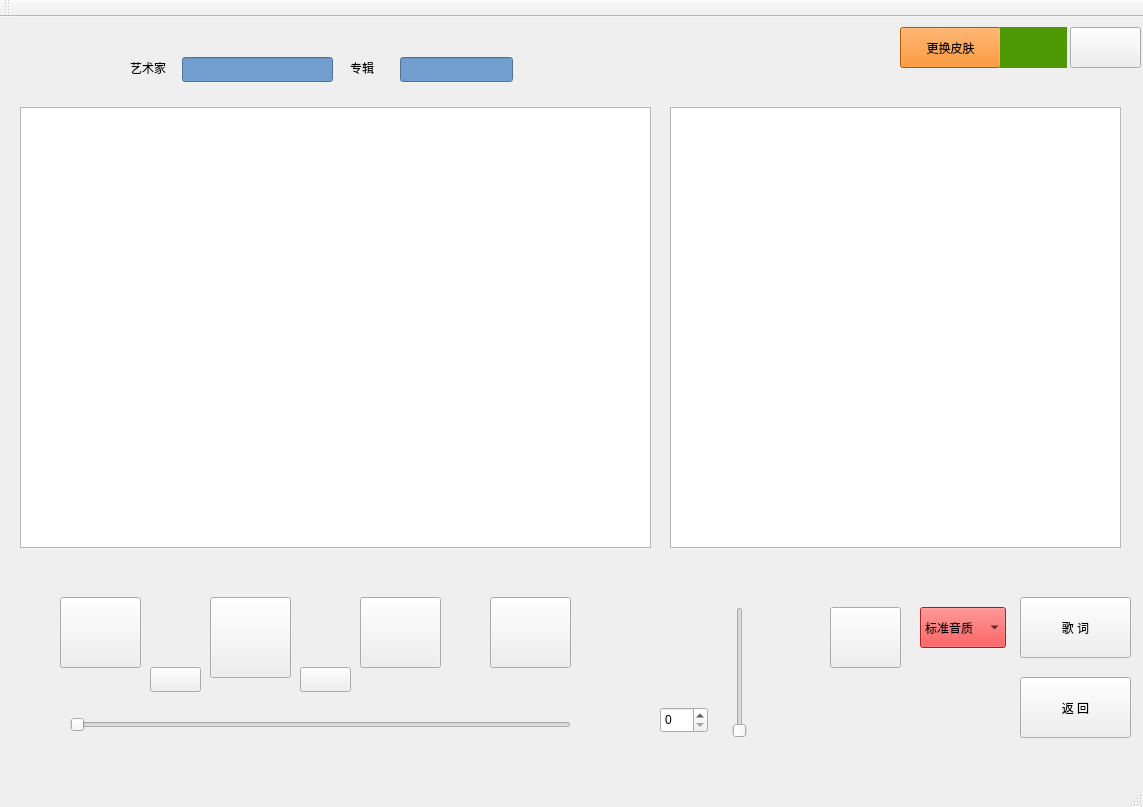
<?xml version="1.0" encoding="UTF-8"?>
<ui version="4.0">
 <class>MainWindow</class>
 <widget class="QMainWindow" name="MainWindow">
  <property name="geometry">
   <rect>
    <x>0</x>
    <y>0</y>
    <width>1143</width>
    <height>807</height>
   </rect>
  </property>
  <property name="windowTitle">
   <string>MainWindow</string>
  </property>
  <widget class="QWidget" name="centralWidget">
   <widget class="QPushButton" name="buttonafter">
    <property name="geometry">
     <rect>
      <x>360</x>
      <y>580</y>
      <width>81</width>
      <height>71</height>
     </rect>
    </property>
    <property name="styleSheet">
     <string notr="true">border-image: url(:/image/png/button-foward.png);</string>
    </property>
    <property name="text">
     <string/>
    </property>
   </widget>
   <widget class="QPushButton" name="buttonstop">
    <property name="geometry">
     <rect>
      <x>210</x>
      <y>580</y>
      <width>81</width>
      <height>81</height>
     </rect>
    </property>
    <property name="styleSheet">
     <string notr="true">border-image: url(:/image/png/button-pause.png);</string>
    </property>
    <property name="text">
     <string/>
    </property>
   </widget>
   <widget class="QLabel" name="labelrun">
    <property name="geometry">
     <rect>
      <x>550</x>
      <y>650</y>
      <width>91</width>
      <height>41</height>
     </rect>
    </property>
    <property name="text">
     <string/>
    </property>
   </widget>
   <widget class="QComboBox" name="comboBox">
    <property name="geometry">
     <rect>
      <x>920</x>
      <y>590</y>
      <width>86</width>
      <height>41</height>
     </rect>
    </property>
    <property name="styleSheet">
     <string notr="true">background-color: rgb(239, 41, 41);</string>
    </property>
    <item>
     <property name="text">
      <string>标准音质</string>
     </property>
    </item>
    <item>
     <property name="text">
      <string>较高音质</string>
     </property>
    </item>
    <item>
     <property name="text">
      <string>[vip]无损音质</string>
     </property>
    </item>
   </widget>
   <widget class="QLabel" name="lablenow">
    <property name="geometry">
     <rect>
      <x>10</x>
      <y>660</y>
      <width>91</width>
      <height>31</height>
     </rect>
    </property>
    <property name="text">
     <string/>
    </property>
   </widget>
   <widget class="QSlider" name="horizontalSlider">
    <property name="geometry">
     <rect>
      <x>70</x>
      <y>700</y>
      <width>501</width>
      <height>16</height>
     </rect>
    </property>
    <property name="orientation">
     <enum>Qt::Horizontal</enum>
    </property>
   </widget>
   <widget class="QPushButton" name="buttonbefore">
    <property name="geometry">
     <rect>
      <x>60</x>
      <y>580</y>
      <width>81</width>
      <height>71</height>
     </rect>
    </property>
    <property name="styleSheet">
     <string notr="true">border-image: url(:/image/png/button-rewind.png);</string>
    </property>
    <property name="text">
     <string/>
    </property>
   </widget>
   <widget class="QPushButton" name="buttonlrc">
    <property name="geometry">
     <rect>
      <x>1020</x>
      <y>580</y>
      <width>111</width>
      <height>61</height>
     </rect>
    </property>
    <property name="styleSheet">
     <string notr="true">font: 26pt &quot;Ubuntu&quot;;
background-image: url(:/image/png/78.png);</string>
    </property>
    <property name="text">
     <string>歌 词</string>
    </property>
   </widget>
   <widget class="QPushButton" name="buttonheart">
    <property name="geometry">
     <rect>
      <x>830</x>
      <y>590</y>
      <width>71</width>
      <height>61</height>
     </rect>
    </property>
    <property name="styleSheet">
     <string notr="true">border-image: url(:/image/background/unheart.jpg);</string>
    </property>
    <property name="text">
     <string/>
    </property>
   </widget>
   <widget class="QPushButton" name="buttonsound">
    <property name="geometry">
     <rect>
      <x>490</x>
      <y>580</y>
      <width>81</width>
      <height>71</height>
     </rect>
    </property>
    <property name="styleSheet">
     <string notr="true">border-image: url(:/image/png/Image-audio-volume-medium-panel.png);</string>
    </property>
    <property name="text">
     <string/>
    </property>
   </widget>
   <widget class="QStackedWidget" name="stackedWidget">
    <property name="geometry">
     <rect>
      <x>10</x>
      <y>10</y>
      <width>1131</width>
      <height>521</height>
     </rect>
    </property>
    <property name="styleSheet">
     <string notr="true"/>
    </property>
    <property name="currentIndex">
     <number>0</number>
    </property>
    <widget class="QWidget" name="page">
     <widget class="QPushButton" name="buttonskins">
      <property name="geometry">
       <rect>
        <x>890</x>
        <y>0</y>
        <width>101</width>
        <height>41</height>
       </rect>
      </property>
      <property name="styleSheet">
       <string notr="true">font: 57 italic 11pt &quot;Ubuntu&quot;;
background-color: rgb(245, 121, 0);</string>
      </property>
      <property name="text">
       <string>更换皮肤</string>
      </property>
     </widget>
     <widget class="QLabel" name="label_3">
      <property name="geometry">
       <rect>
        <x>990</x>
        <y>0</y>
        <width>67</width>
        <height>41</height>
       </rect>
      </property>
      <property name="styleSheet">
       <string notr="true">border-image: url(:/image/png/Image-gnome-netstatus-75-100.png);
background-color: rgb(78, 154, 6);</string>
      </property>
      <property name="text">
       <string/>
      </property>
     </widget>
     <widget class="QPushButton" name="buttonquit">
      <property name="geometry">
       <rect>
        <x>1060</x>
        <y>0</y>
        <width>71</width>
        <height>41</height>
       </rect>
      </property>
      <property name="styleSheet">
       <string notr="true">border-image: url(:/image/png/nav-stop.png);</string>
      </property>
      <property name="text">
       <string/>
      </property>
     </widget>
     <widget class="QLabel" name="label_2">
      <property name="geometry">
       <rect>
        <x>-10</x>
        <y>0</y>
        <width>131</width>
        <height>81</height>
       </rect>
      </property>
      <property name="styleSheet">
       <string notr="true">border-image: url(:/image/Mplayer照片/picture.png);</string>
      </property>
      <property name="text">
       <string/>
      </property>
     </widget>
     <widget class="QListWidget" name="listWidget">
      <property name="geometry">
       <rect>
        <x>660</x>
        <y>80</y>
        <width>451</width>
        <height>441</height>
       </rect>
      </property>
      <property name="sizePolicy">
       <sizepolicy hsizetype="Expanding" vsizetype="Expanding">
        <horstretch>10</horstretch>
        <verstretch>10</verstretch>
       </sizepolicy>
      </property>
      <property name="styleSheet">
       <string notr="true">font: 25 32pt &quot;Ubuntu&quot;;
border-image: url(:/image/background/window.jpg);</string>
      </property>
     </widget>
     <widget class="QListWidget" name="listWidget_2">
      <property name="geometry">
       <rect>
        <x>10</x>
        <y>80</y>
        <width>631</width>
        <height>441</height>
       </rect>
      </property>
      <property name="styleSheet">
       <string notr="true">font: 17pt &quot;Ubuntu&quot;;
border-image: url(:/image/background/5.jpg);</string>
      </property>
     </widget>
     <widget class="QLabel" name="label_6">
      <property name="geometry">
       <rect>
        <x>120</x>
        <y>30</y>
        <width>51</width>
        <height>21</height>
       </rect>
      </property>
      <property name="styleSheet">
       <string notr="true">border-color: rgb(252, 233, 79);</string>
      </property>
      <property name="text">
       <string>艺术家</string>
      </property>
     </widget>
     <widget class="QLineEdit" name="lineEdit">
      <property name="geometry">
       <rect>
        <x>172</x>
        <y>30</y>
        <width>151</width>
        <height>25</height>
       </rect>
      </property>
      <property name="styleSheet">
       <string notr="true">background-color: rgb(114, 159, 207);</string>
      </property>
     </widget>
     <widget class="QLabel" name="label_7">
      <property name="geometry">
       <rect>
        <x>340</x>
        <y>30</y>
        <width>51</width>
        <height>21</height>
       </rect>
      </property>
      <property name="styleSheet">
       <string notr="true">border-color: rgb(252, 233, 79);</string>
      </property>
      <property name="text">
       <string>专辑</string>
      </property>
     </widget>
     <widget class="QLineEdit" name="lineEdit_2">
      <property name="geometry">
       <rect>
        <x>390</x>
        <y>30</y>
        <width>113</width>
        <height>25</height>
       </rect>
      </property>
      <property name="styleSheet">
       <string notr="true">background-color: rgb(114, 159, 207);</string>
      </property>
     </widget>
     <widget class="QLabel" name="label_8">
      <property name="geometry">
       <rect>
        <x>510</x>
        <y>10</y>
        <width>191</width>
        <height>51</height>
       </rect>
      </property>
      <property name="text">
       <string/>
      </property>
     </widget>
     <widget class="QLabel" name="label11">
      <property name="geometry">
       <rect>
        <x>720</x>
        <y>10</y>
        <width>141</width>
        <height>51</height>
       </rect>
      </property>
      <property name="text">
       <string/>
      </property>
     </widget>
     <widget class="QLabel" name="label">
      <property name="geometry">
       <rect>
        <x>140</x>
        <y>260</y>
        <width>401</width>
        <height>91</height>
       </rect>
      </property>
      <property name="styleSheet">
       <string notr="true">font: 20pt &quot;Ubuntu&quot;;
color: rgb(239, 41, 41);</string>
      </property>
      <property name="text">
       <string/>
      </property>
     </widget>
     <widget class="QLabel" name="label_4">
      <property name="geometry">
       <rect>
        <x>130</x>
        <y>100</y>
        <width>401</width>
        <height>91</height>
       </rect>
      </property>
      <property name="styleSheet">
       <string notr="true">font: 20pt &quot;Ubuntu&quot;;
</string>
      </property>
      <property name="text">
       <string/>
      </property>
     </widget>
     <widget class="QLabel" name="label_5">
      <property name="geometry">
       <rect>
        <x>130</x>
        <y>370</y>
        <width>401</width>
        <height>91</height>
       </rect>
      </property>
      <property name="styleSheet">
       <string notr="true">font: 20pt &quot;Ubuntu&quot;;
</string>
      </property>
      <property name="text">
       <string/>
      </property>
     </widget>
    </widget>
    <widget class="QWidget" name="page_2">
     <widget class="QListWidget" name="listWidget_3">
      <property name="geometry">
       <rect>
        <x>0</x>
        <y>10</y>
        <width>1131</width>
        <height>541</height>
       </rect>
      </property>
      <property name="styleSheet">
       <string notr="true">font: 20pt &quot;Ubuntu&quot;;
border-image: url(:/image/background/4.jpg);</string>
      </property>
     </widget>
    </widget>
    <widget class="QWidget" name="page_3">
     <widget class="QListWidget" name="listWidget3">
      <property name="geometry">
       <rect>
        <x>340</x>
        <y>10</y>
        <width>431</width>
        <height>511</height>
       </rect>
      </property>
      <property name="styleSheet">
       <string notr="true">font: 27pt &quot;Ubuntu&quot;;
border-image: url(:/image/background/1.jpg);</string>
      </property>
     </widget>
    </widget>
   </widget>
   <widget class="QPushButton" name="buttonlrcback">
    <property name="geometry">
     <rect>
      <x>1020</x>
      <y>660</y>
      <width>111</width>
      <height>61</height>
     </rect>
    </property>
    <property name="styleSheet">
     <string notr="true">font: 26pt &quot;Ubuntu&quot;;
background-image: url(:/image/png/78.png);</string>
    </property>
    <property name="text">
     <string>返 回</string>
    </property>
   </widget>
   <widget class="QSpinBox" name="spinBox">
    <property name="geometry">
     <rect>
      <x>660</x>
      <y>690</y>
      <width>48</width>
      <height>26</height>
     </rect>
    </property>
   </widget>
   <widget class="QSlider" name="slider">
    <property name="geometry">
     <rect>
      <x>730</x>
      <y>590</y>
      <width>20</width>
      <height>131</height>
     </rect>
    </property>
    <property name="orientation">
     <enum>Qt::Vertical</enum>
    </property>
   </widget>
   <widget class="QPushButton" name="buttonslot">
    <property name="geometry">
     <rect>
      <x>150</x>
      <y>650</y>
      <width>51</width>
      <height>25</height>
     </rect>
    </property>
    <property name="styleSheet">
     <string notr="true">border-image: url(:/image/Mplayer照片/back.png);</string>
    </property>
    <property name="text">
     <string/>
    </property>
   </widget>
   <widget class="QPushButton" name="buttonquitly">
    <property name="geometry">
     <rect>
      <x>300</x>
      <y>650</y>
      <width>51</width>
      <height>25</height>
     </rect>
    </property>
    <property name="styleSheet">
     <string notr="true">border-image: url(:/image/Mplayer照片/front.png);</string>
    </property>
    <property name="text">
     <string/>
    </property>
   </widget>
  </widget>
  <widget class="QMenuBar" name="menuBar">
   <property name="geometry">
    <rect>
     <x>0</x>
     <y>0</y>
     <width>1143</width>
     <height>28</height>
    </rect>
   </property>
  </widget>
  <widget class="QToolBar" name="mainToolBar">
   <attribute name="toolBarArea">
    <enum>TopToolBarArea</enum>
   </attribute>
   <attribute name="toolBarBreak">
    <bool>false</bool>
   </attribute>
  </widget>
  <widget class="QStatusBar" name="statusBar"/>
 </widget>
 <layoutdefault spacing="6" margin="11"/>
 <resources/>
 <connections/>
</ui>
